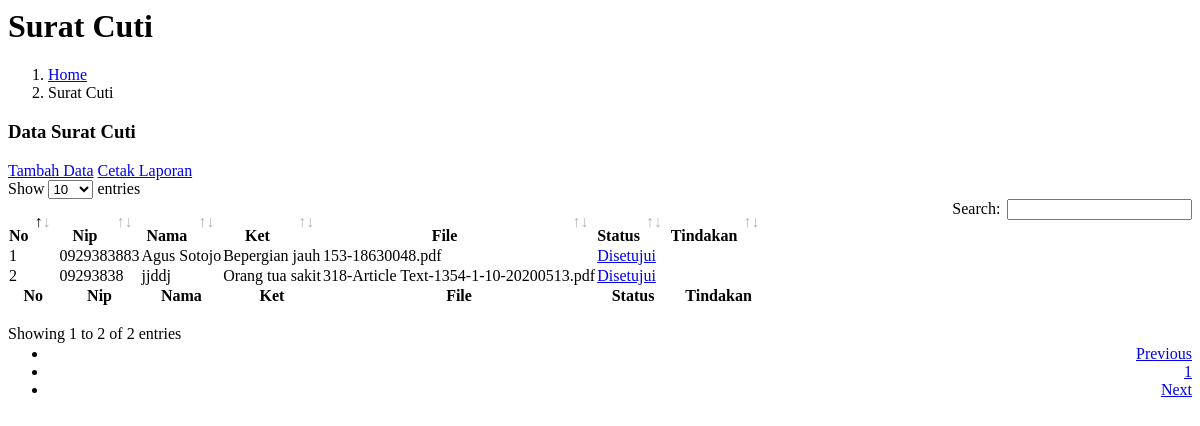
The app's page /pages/admin/cuti/cutiread.php with its own data.
### tables this page shows
CREATE TABLE `surat_cuti` (
  `id_cuti` int(11) NOT NULL,
  `awal_cuti` date NOT NULL,
  `akhir_cuti` date NOT NULL,
  `id_pegawai` int(11) NOT NULL,
  `keterangan` varchar(250) NOT NULL,
  `file` varchar(250) NOT NULL,
  `status1` varchar(250) NOT NULL
);

CREATE TABLE `pegawai` (
  `id_pegawai` int(11) NOT NULL,
  `id_jabatan` int(11) NOT NULL,
  `nip` varchar(100) NOT NULL,
  `nm_pegawai` varchar(250) NOT NULL,
  `jk` varchar(100) NOT NULL,
  `alamat` varchar(250) NOT NULL,
  `agama` varchar(100) NOT NULL,
  `no_hp` varchar(15) NOT NULL,
  `email` varchar(100) NOT NULL,
  `id_user` int(11) NOT NULL
);

### pages/admin/cuti/cutiread.php (the view, shortened to what this page needs)
<?php include_once "partials/cssdatatables.php" ?>
<div class="content-header">
        <div class="container-fluid">
                <div class="row mb-2">
                        <div class="col-sm-6">
                                <h1 class="m-0"> Surat Cuti</h1>
                        </div>
                        <div class="col-sm-6">
                                <ol class="breadcrumb float-sm-right">
                                        <li class="breadcrumb-item">
                                                <a href="?page=home"> Home</a>
                                        </li>
                                        <li class="breadcrumb-item"> Surat Cuti</li>
                                </ol>
                        </div>
                </div>
        </div>
</div>
<div class="content">
        <div class="card">
                <div class="card-header">
                        <h3 class="card-title">Data Surat Cuti</h3>
                        <a href="?page=tambahcuti" class="btn btn-success btn-sm float-right">
                                <i class="fa fa-plus-circle"></i> Tambah Data</a>
                        <a href="?page=cutiview" class="btn btn-primary btn-sm float-right mr-2">
                                <i class="fa fa-print"></i> Cetak Laporan</a>
                </div>
                <div class="card-body">
                        <table id="mytable" class="table table-bordered table-hover">
                                <thead>
                                        <tr class="text-center">
                                                <th>No</th>
                                                <th>Nip</th>
                                                <th>Nama</th>
                                                <th>Ket</th>
                                                <th>File</th>
                                                <th>Status</th>
                                                <th>Tindakan</th>
                                        </tr>
                                </thead>
                                <tfoot>
                                        <tr class="text-center">
                                                <th>No</th>
                                                <th>Nip</th>
                                                <th>Nama</th>
                                                <th>Ket</th>
                                                <th>File</th>
                                                <th>Status</th>
                                                <th>Tindakan</th>
                                        </tr>
                                </tfoot>
                                <tbody>
                                        <?php
                                        $database = new Database();
                                        $db = $database->getConnection();
                                        $selectSql = "SELECT * FROM surat_cuti
                                        INNER JOIN pegawai ON pegawai.id_pegawai = surat_cuti.id_pegawai
                                        INNER JOIN jabatan ON pegawai.id_jabatan = jabatan.id_jabatan";
                                        $stmt = $db->prepare($selectSql);
                                        $stmt->execute();
                                        $no = 1;
                                        while ($row = $stmt->fetch(PDO::FETCH_ASSOC)) {
                                        ?>
                                                <tr class="text-center">
                                                        <td><?php echo $no++ ?></td>
                                                        <td><?php echo $row['nip'] ?></td>
                                                        <td><?php echo $row['nm_pegawai'] ?></td>
                                                        <td><?php echo $row['keterangan'] ?></td>
                                                        <td><?php echo $row['file'] ?>  </td>
                                                        <?php if ($row['status1'] == "Pending") : ?>
                                                                <td><a href="?page=cutiapprove&id_cuti=<?php echo $row['id_cuti'] ?>" class="btn btn-primary btn-sm mr-1"> <?php echo $row['status1'] ?></a>
                                                                </td>
                                                        <?php elseif ($row['status1'] == "Disetujui") : ?>
                                                                <td><a href="?page=cutiapprove&id_cuti=<?php echo $row['id_cuti'] ?>" class="btn btn-success btn-sm mr-1"> <?php echo $row['status1'] ?></a>
                                                                </td>
                                                        <?php elseif ($row['status1'] == "Ditolak") : ?>
                                                                <td><a href="?page=cutiapprove&id_cuti=<?php echo $row['id_cuti'] ?>" class="btn btn-danger btn-sm mr-1"> <?php echo $row['status1'] ?></a>
                                                                </td>
                                                        <?php endif; ?>
                                                        <td>
                                                        </td>
                                                </tr>
                                        <?php
                                        }
                                        ?>
                                </tbody>
                        </table>
                </div>
        </div>
</div>

### records on screen
surat_cuti: id_pegawai.nip "0929383883", id_pegawai.nm_pegawai "Agus Sotojo", keterangan "Bepergian jauh", file "153-18630048.pdf", status1 "Disetujui"
surat_cuti: id_pegawai.nip "09293838", id_pegawai.nm_pegawai "jjddj", keterangan "Orang tua sakit", file "318-Article Text-1354-1-10-20200513.pdf", status1 "Disetujui"
